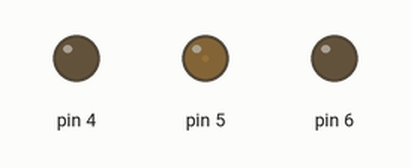
Bench run of a sketch on a simulated Arduino Uno, built with avr-gcc and run on an emulated ATmega328P. Shown: output pins drawn as LEDs (lit = HIGH).

Above: at 0.05 s.
At 1.95 s:
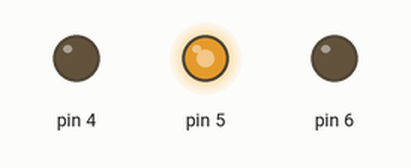
At 3.85 s:
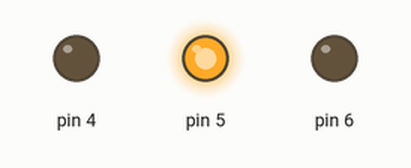
At 7.65 s:
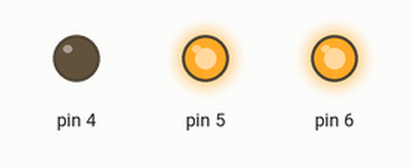
At 11.45 s:
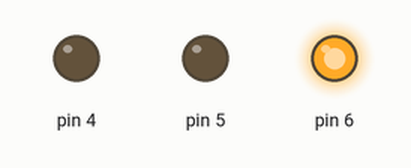
At 15.25 s:
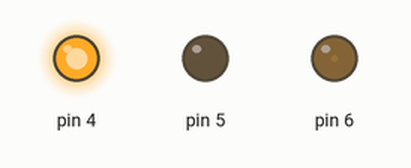
Timing chart, 0 to 19.9 s (numbered marks = the images above):
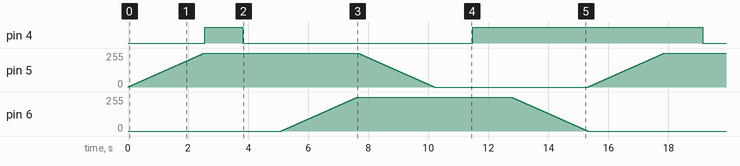

The sketch:

LEDpsychose.ino
```cpp
int AnsteigenWert(int Farbe, int &FarbAnteil)
  {
    int i;
    for (i=0;i<255; i++)
    {
      FarbAnteil=FarbAnteil+1;
      analogWrite(Farbe,FarbAnteil);
      delay(10);

    }
  }

int SenkenWert(int Farbe,int &FarbAnteil)
  {
    int i;
    for (i=0;i<255; i++)
    {
      FarbAnteil=FarbAnteil-1;
      analogWrite(Farbe,FarbAnteil);
      delay(10);

    }

  }
void setup()
{

  #define Rot 4
  #define Gruen 5
  #define Blau 6
  pinMode(4,OUTPUT);
  pinMode(5,OUTPUT);
  pinMode(6,OUTPUT);

}

void loop()
{
  int GruenAnteil=0;
  int RotAnteil=255;
  int BlauAnteil=0;
  int i;

  AnsteigenWert(Gruen,GruenAnteil);
  SenkenWert(Rot,RotAnteil);
  AnsteigenWert(Blau,BlauAnteil);
  SenkenWert(Gruen,GruenAnteil);
  AnsteigenWert(Rot,RotAnteil);
  SenkenWert(Blau,BlauAnteil);

 return 0;

}
```

Beleg.c
```cpp
#include <time.h>
#include<stdio.h>
#include<stdlib.h>
#include<string.h>
#define MAX 30
char buf[128];

typedef struct datum{
    int tag;
    int monat;
    int jahr;
}datum;

typedef struct node{
    char artname[50];
    int artnr;
    int anzahl;
    datum date;
    struct node* next;
}node;

node *next=NULL;
node *anfang=NULL;


void anhaengen(char *nam,int nr, int anz, int ct, int cm, int cj,char *datname){

    node* zeiger;
    if (anfang==NULL){
        if((anfang=malloc(sizeof(node)))==NULL)
        {
            fprintf(stderr,"Kein Speicherplatz fuer anfang vorhanden\n");
            return ;
        }
        strcpy(anfang->artname,nam);
        anfang->artnr=nr;
        anfang->anzahl=anz;
        anfang->date.tag=ct;
        anfang->date.monat=cm;
        anfang->date.jahr=cj;
        anfang->next=NULL;
// Schreiben in Datei
        FILE * file=fopen(datname,"a+");
        if (file == NULL){
            fprintf(stderr,"Fehler beim öffnen\n");
            exit(EXIT_FAILURE);
        }
        fprintf(file,"%s,%d,%d,%02d,%02d,%d",anfang->artname, anfang->artnr, anfang->anzahl, anfang->date.tag, anfang->date.monat, anfang->date.jahr);
        fclose(file);
    }
    else{
        zeiger = anfang;
         while (zeiger->next != NULL)
            zeiger=zeiger->next;
        if((zeiger->next=malloc(sizeof(node)))==NULL){
            fprintf(stderr,"Kein Speicherplatz fuer das letzte Element vorhanden\n");
            return;
        }
        zeiger=zeiger->next;
        strcpy(zeiger->artname,nam);
        zeiger->artnr=nr;
        zeiger->anzahl=anz;
        zeiger->date.tag=ct;
        zeiger->date.monat=cm;
        zeiger->date.jahr=cj;
        zeiger->next=NULL;
// Schreiben in Datei
        FILE * file=fopen(datname,"a+");
        if (file == NULL){
            fprintf(stderr,"Fehler beim öffnen\n");
            exit(EXIT_FAILURE);
        }
        fprintf(file,"%s,%d,%d,%02d,%02d,%d\n",zeiger->artname, zeiger->artnr, zeiger->anzahl, zeiger->date.tag, zeiger->date.monat, zeiger->date.jahr);
        fclose(file);
    }
}

void eingabe(char *dtnm){
    char nam[MAX];
    int nr,az,ct,cm,cj;
    printf("Eingabe Artikelname:\n");
    fgets(nam,MAX,stdin);
    printf("Eingabe Artikelnummer\n");
    fgets(buf,128,stdin);
    nr=atoi(buf);
    printf("Eingabe Anzahl\n");
    fgets(buf,128,stdin);
    az=atoi(buf);
    printf("Eingabe Datum(TT/MM/JJJJ einzeln):\n");
    fgets(buf,128,stdin);
    ct=atoi(buf);
    fgets(buf,128,stdin);
    cm=atoi(buf);
    fgets(buf,128,stdin);
    cj=atoi(buf);

    anhaengen(nam,nr,az,ct,cm,cj,dtnm);
}

void ausgabe(){
    node*zeiger=anfang;
    while(zeiger!=NULL){
        printf("%s %d %d %02d %02d %d\n",zeiger->artname, zeiger->artnr, zeiger->anzahl, zeiger->date.tag, zeiger->date.monat, zeiger->date.jahr);
        zeiger=zeiger->next;
    }
}

void bearbeiten(char *datname){
    node*zeiger=anfang;
    printf("Artikelnummer des zu bearbeitenden Materials eingeben:\n");
    fgets(buf,128,stdin);
    int nummer=atoi(buf);
    printf("Materialnamen des zu bearbeitenden Materials eingeben:\n");
    char name[30];
    fgets(name,30,stdin);


//  Schleife bis Materialnummer gefunden wurde
    while(1){
        if(nummer==zeiger->artnr&& strcmp(name,zeiger->artname)==0){
            int anzneu;
            int anzvorher=zeiger->anzahl;
            printf("Mit der Materialnummer uebereinstimmendes Material:%s\n",zeiger->artname);
            printf("Bitte geben Sie die Aenderungen ein:(neue Anzahl d Artikels / Aenderungsdatum)\n");
            fgets(buf,128,stdin);
            zeiger->anzahl=atoi(buf);
            anzneu=atoi(buf);
            fgets(buf,128,stdin);
            zeiger->date.tag=atoi(buf);
            fgets(buf,128,stdin);
            zeiger->date.monat=atoi(buf);
            fgets(buf,128,stdin);
            zeiger->date.jahr=atoi(buf);
//Schreiben in Datei
            FILE * file=fopen(datname,"a+");
            if (file == NULL){
            fprintf(stderr,"Fehler beim öffnen\n");
            exit(EXIT_FAILURE);
            }
            fprintf(file,"%s,%d,%d,%02d,%02d,%d\n",zeiger->artname, zeiger->artnr,anzneu-anzvorher, zeiger->date.tag, zeiger->date.monat,
            zeiger->date.jahr);
            fclose(file);
            break;
        }
        // Fehlermeldung falls Materialnummer nicht existiert
        else if(zeiger->next==NULL){
            fprintf(stderr,"Kein Artikel mit passender Artikelnummer gefunden!\n");
            break;
        }
        else
        zeiger=zeiger->next;
    }
}

int main(){
int auswahl=0;

printf("------Materialverwaltung-----------------------------------------------------------\n"
       "moechten Sie eine neue Textdatei zum speichern der erfassten Daten erstellen?\n"
       "(nur nötig wenn Sie an diesem Tag noch keinen Verlauf haben) (j/n)\n"
       "-----------------------------------------------------------------------------------\n");
//      Variablen zur Erstellung oder verwendung eines Dateinamen
        char datname[50];
        time_t rawtime;
        struct tm *timeinfo;
        fgets(buf,128,stdin);

        if(buf[0]=='n'){
            printf("In welcher Datei möchten Sie die Daten speichern? (Bitte geben Sie den genauen namen an)\n");
            fgets(buf,128,stdin);
            strcpy(datname,buf);
            for(int i=0;i<sizeof(datname);i++){
                if(datname[i]=='\n'){
                    datname[i]='\0';
                }
            }
        }
        else if(buf[0]=='j'){
            time(&rawtime);
            timeinfo=localtime(&rawtime);
            strftime(datname, sizeof(datname), "verlauf_%Y%m%d.txt", timeinfo);
        }
        else fprintf(stderr,"Falsche wahl, bitte wählen Sie zwischen j oder n!\n");

    do{

        printf("------Materialverwaltung------\n"
               "1. Artikel hinzufügen\n2. Artikel anzeigen\n3. Lagerbestand bearbeiten\n4. Beenden\n"
               "----------------------------------------------------------------------------------\n");
        fgets(buf,128,stdin);
        auswahl=atoi(buf);

            switch(auswahl){
                case 1: eingabe(datname);
                        break;
                case 2: ausgabe();
                        break;
                case 3: bearbeiten(datname);
                        break;
                case 4: break;
                default: printf("falsche Eingabe!\n");
            }
        }while(auswahl!=4);

    return EXIT_SUCCESS;
}
```

einfachverketteteListe.c
```cpp
//Rudi Freudenberg 55201
#include<stdio.h>
#include<stdlib.h>
#include<string.h>

#define MAX 30

char buf[128];


typedef struct datum{
    int jahr;
    int monat;
    int tag;
}datum;

typedef struct angestellt{
    char name[20];
    char vorname[20];
    datum alter;
    datum eingestellt;
    long gehalt;
    struct angestellt *next;
}angestellt;

angestellt *next=NULL;
angestellt *anfang=NULL;

void anhaengen(char *n,char *v, int at, int am, int aj,
               int et, int em, int ej,long g)
{
    angestellt *zeiger;
    if (anfang==NULL){
        if((anfang=malloc(sizeof(angestellt)))==NULL)
        {
            fprintf(stderr,"Kein Speicherplatz fuer anfang vorhanden\n");
            return ;
        }
        strcpy(anfang->name,n);
        strcpy(anfang->vorname,v);
        anfang->alter.tag=at;
        anfang->alter.monat=am;
        anfang->alter.jahr=aj;
        anfang->eingestellt.tag=et;
        anfang->eingestellt.monat=em;
        anfang->eingestellt.jahr=ej;
        anfang->next=NULL;
    }
    else{
        zeiger=anfang;
        while (zeiger->next != NULL)
            zeiger=zeiger->next;
        if((zeiger->next=malloc(sizeof(angestellt)))==NULL){
            fprintf(stderr,"Kein SPeicherplatz fuer das letzte Element vorhanden\n");
            return;
        }
        zeiger=zeiger->next;
        strcpy(zeiger->name,n);
        strcpy(zeiger->vorname,v);
        zeiger->alter.tag=at;
        zeiger->alter.monat=am;
        zeiger->alter.jahr=aj;
        zeiger->eingestellt.tag=et;
        zeiger->eingestellt.monat=em;
        zeiger->eingestellt.jahr=ej;
        zeiger->gehalt=g;
        zeiger->next=NULL;

    }
}

// Dateneingabe

void eingabe(void){
    char nam[MAX],vorn[MAX];
    int atag,amon,ajahr,etag,emon,ejahr;
    long gehalt;

    printf("Name.........................\n");
    fgets(nam,MAX,stdin);
    printf("Vorname......................\n");
    fgets(vorn,MAX,stdin);
    printf("Alter............(tt.mm.jjjj)\n");
    fgets(buf,128,stdin);
    atag=atoi(buf);
    fgets(buf,128,stdin);
    amon=atoi(buf);
    fgets(buf,128,stdin);
    ajahr=atoi(buf);
    printf("Einstellungsdatum(tt.mm.jjjj)\n");
    fgets(buf,128,stdin);
    atag=atoi(buf);
    fgets(buf,128,stdin);
    amon=atoi(buf);
    fgets(buf,128,stdin);
    ajahr=atoi(buf);
    printf("Monatsgehalt.................\n");
    fgets(buf,128,stdin);
    gehalt=atol(buf);

    anhaengen(nam,vorn,atag,amon,ajahr,etag,emon,ejahr,gehalt);

}

// Funktion zum löschen des ersten Datensatzes

void loesche(char *wen){
    angestellt *zeiger,*zeiger1;
    if (anfang !=NULL){
        if(strcmp(anfang->name,wen)==0){
            zeiger=anfang->next;
            free (anfang);
            anfang =zeiger;
        }
        else{
            zeiger=anfang;
            while(zeiger->next != NULL){
                zeiger1=zeiger->next;
                if(strcmp(zeiger1->name,wen)==0){
                    zeiger->next=zeiger1->next;
                    free (zeiger1);
                    break;
                }
                zeiger=zeiger1;
            }
        }
    }
    else
        printf("Es sind keine Daten zum löschen vorhanden!!\n\n\n");
}

void ausgabe(void){
    angestellt*zeiger =anfang;
    printf("--------------------------------------\n");
    while (zeiger != NULL){
        printf("|%s %s| %02d.%02d.%04d|"
        "%02d.%02d.%04d|%06ld|\n",
        zeiger->name, zeiger->vorname, zeiger->alter.tag, zeiger->alter.monat, zeiger->alter.jahr,
        zeiger->eingestellt.tag, zeiger->eingestellt.monat, zeiger->eingestellt.jahr, zeiger->gehalt);
        printf("--------------------------------------\n");
        zeiger=zeiger->next;
    }
}

int main(){
    int wahl;
    char dname[MAX];
    do{
        printf("1 = Eingabe\n");
        printf("2 = Ausgabe\n");
        printf("3 = Name loeschen\n");
        printf("9 = Ende\n");
        printf("Bitte wählen sie: \n");
        fgets(buf,128,stdin);
        wahl = atoi(buf);

        switch(wahl){
            case 1 : eingabe();
                     break;
            case 2 : ausgabe();
                     break;
            case 3 : printf("Name zum loeschen:\n");
                     fgets(dname,MAX,stdin);
                     loesche(strtok(dname, "\n"));
                     break;
            case 9 : break;
            default: printf("falsche Eingabe!!!\n");
        }

    }while(wahl!=9);
    return EXIT_SUCCESS;
}
```

prak091.c
```cpp
#include<stdio.h>
#include<stdlib.h>
#include<string.h>

char buf[128];

typedef struct {
char *name;
int day;
int mon;
int year;
char* note;

}tPers;

tPers eingabe(){

tPers person;

printf("Eingabe Gedanktag\n");
printf("Name eingeben:\n");
fgets(buf,128,stdin);
buf[strlen(buf)-1]='\0';
// Hier entferne ich das Absatzzeichen welches nach der eingabe im string einen absatz generieren würde(also bei der ausgabe siehts hässlich aus)
person.name=malloc(strlen(buf)+1);
strcpy(person.name,buf);
printf("Tag eingeben:\n");
person.day=atoi(fgets(buf,128,stdin));
printf("Monat eingeben:\n");
person.mon=atoi(fgets(buf,128,stdin));
printf("Jahr eingeben:\n");
person.year=atoi(fgets(buf,128,stdin));
printf("Notitz eingeben:\n");
fgets(buf,128,stdin);
buf[strlen(buf)-1]='\0';
person.note=malloc(strlen(buf)+1);
strcpy(person.note,buf);

return person;
}

void ausgabe(tPers *p){
    printf("%s,%d,%d,%d,%s\n",
            p->name,
            p->day,
            p->mon,
            p->year,
            p->note);
}

int main(){

char proceed='j';
int count=0;
tPers *pData=NULL;
tPers *tmp;
pData=malloc(sizeof(tPers)*count);

do{
tmp=realloc(pData,sizeof(tPers)*(count+1));
    if(tmp){
        pData=tmp;
        pData[count]=eingabe();
        count++;
}
printf("Weitere Eingabe?(j/n): \n");
fgets(buf,128,stdin);

proceed=buf[0];
}
while(proceed=='j');

for(int i=0; i<count;i++){
    ausgabe(pData+i);
}
free(pData);


    return 0;
}
```

Measured:
- by itself, pin 4: repeats every 15.3 s: LOW 7.7 s, HIGH 7.7 s
